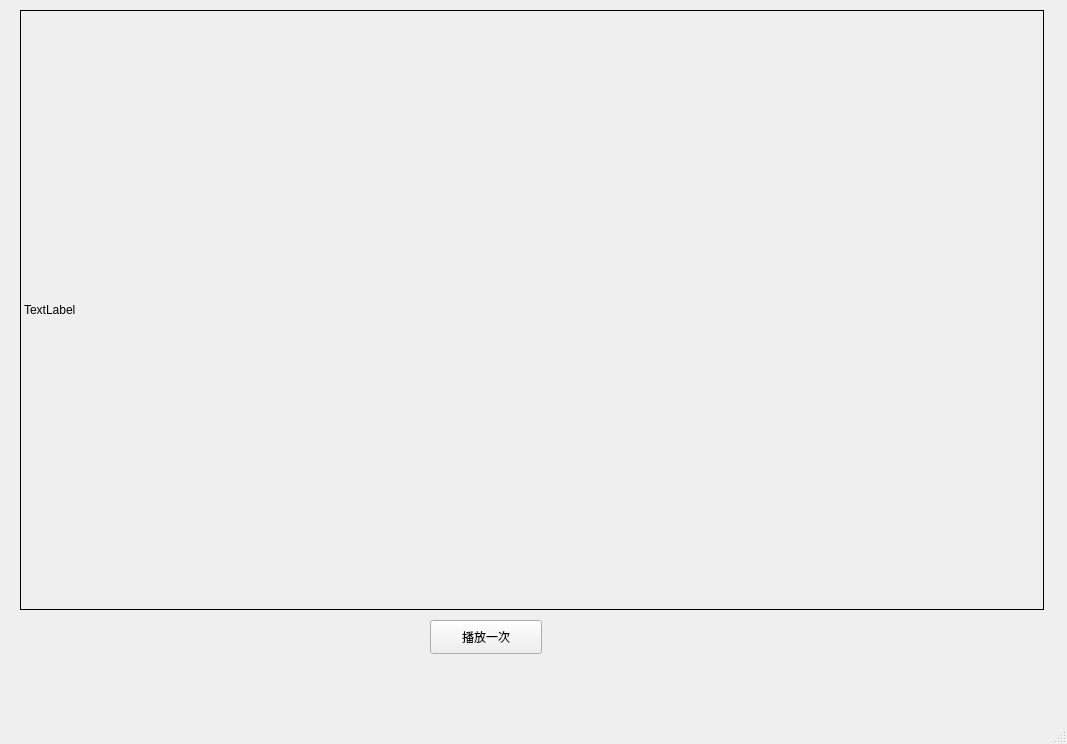
<?xml version="1.0" encoding="UTF-8"?>
<ui version="4.0">
 <class>MainWindow</class>
 <widget class="QMainWindow" name="MainWindow">
  <property name="geometry">
   <rect>
    <x>0</x>
    <y>0</y>
    <width>1067</width>
    <height>744</height>
   </rect>
  </property>
  <property name="windowTitle">
   <string>MainWindow</string>
  </property>
  <widget class="QWidget" name="centralwidget">
   <widget class="QLabel" name="player">
    <property name="geometry">
     <rect>
      <x>20</x>
      <y>10</y>
      <width>1024</width>
      <height>600</height>
     </rect>
    </property>
    <property name="frameShape">
     <enum>QFrame::Box</enum>
    </property>
    <property name="text">
     <string>TextLabel</string>
    </property>
   </widget>
   <widget class="QPushButton" name="play">
    <property name="geometry">
     <rect>
      <x>430</x>
      <y>620</y>
      <width>112</width>
      <height>34</height>
     </rect>
    </property>
    <property name="text">
     <string>播放一次</string>
    </property>
   </widget>
  </widget>
  <widget class="QMenuBar" name="menubar">
   <property name="geometry">
    <rect>
     <x>0</x>
     <y>0</y>
     <width>1067</width>
     <height>30</height>
    </rect>
   </property>
  </widget>
  <widget class="QStatusBar" name="statusbar"/>
 </widget>
 <resources/>
 <connections/>
</ui>
